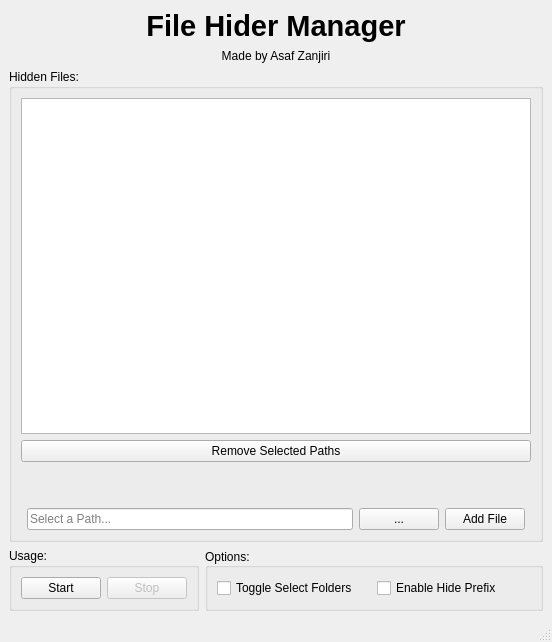
<?xml version="1.0" encoding="UTF-8"?>
<ui version="4.0">
 <class>MainWindow</class>
 <widget class="QMainWindow" name="MainWindow">
  <property name="geometry">
   <rect>
    <x>0</x>
    <y>0</y>
    <width>552</width>
    <height>642</height>
   </rect>
  </property>
  <property name="windowTitle">
   <string>MainWindow</string>
  </property>
  <widget class="QWidget" name="centralwidget">
   <layout class="QGridLayout" name="gridLayout_4">
    <item row="0" column="0">
     <layout class="QVBoxLayout" name="layoutLabels">
      <item>
       <widget class="QLabel" name="labelTitle">
        <property name="font">
         <font>
          <pointsize>22</pointsize>
          <italic>false</italic>
          <bold>true</bold>
         </font>
        </property>
        <property name="text">
         <string>File Hider Manager</string>
        </property>
        <property name="alignment">
         <set>Qt::AlignBottom|Qt::AlignHCenter</set>
        </property>
       </widget>
      </item>
      <item>
       <widget class="QLabel" name="labelCredits">
        <property name="text">
         <string>Made by Asaf Zanjiri</string>
        </property>
        <property name="alignment">
         <set>Qt::AlignHCenter|Qt::AlignTop</set>
        </property>
       </widget>
      </item>
     </layout>
    </item>
    <item row="1" column="0">
     <widget class="QGroupBox" name="groupBoxAddFiles">
      <property name="title">
       <string>Hidden Files:</string>
      </property>
      <layout class="QGridLayout" name="gridLayout_3">
       <item row="0" column="0" colspan="3">
        <widget class="QListWidget" name="listPaths">
         <property name="selectionMode">
          <enum>QAbstractItemView::ExtendedSelection</enum>
         </property>
        </widget>
       </item>
       <item row="2" column="1">
        <spacer name="verticalSpacer_2">
         <property name="orientation">
          <enum>Qt::Vertical</enum>
         </property>
         <property name="sizeType">
          <enum>QSizePolicy::Minimum</enum>
         </property>
         <property name="sizeHint" stdset="0">
          <size>
           <width>20</width>
           <height>40</height>
          </size>
         </property>
        </spacer>
       </item>
       <item row="1" column="0" colspan="3">
        <widget class="QPushButton" name="btnRemoveFile">
         <property name="text">
          <string>Remove Selected Paths</string>
         </property>
        </widget>
       </item>
       <item row="3" column="1">
        <layout class="QHBoxLayout" name="layoutAddFiles">
         <item>
          <widget class="QLineEdit" name="inputPath">
           <property name="readOnly">
            <bool>true</bool>
           </property>
           <property name="placeholderText">
            <string>Select a Path...</string>
           </property>
          </widget>
         </item>
         <item>
          <widget class="QPushButton" name="btnBrowseFiles">
           <property name="text">
            <string>...</string>
           </property>
          </widget>
         </item>
         <item>
          <widget class="QPushButton" name="btnAddFile">
           <property name="text">
            <string>Add File</string>
           </property>
          </widget>
         </item>
        </layout>
       </item>
      </layout>
     </widget>
    </item>
    <item row="2" column="0">
     <layout class="QHBoxLayout" name="layoutOptions" stretch="1,3">
      <item>
       <widget class="QGroupBox" name="groupBoxUsage">
        <property name="title">
         <string>Usage:</string>
        </property>
        <layout class="QHBoxLayout" name="horizontalLayout_2">
         <item>
          <widget class="QPushButton" name="btnStart">
           <property name="text">
            <string>Start</string>
           </property>
          </widget>
         </item>
         <item>
          <widget class="QPushButton" name="btnStop">
           <property name="enabled">
            <bool>false</bool>
           </property>
           <property name="text">
            <string>Stop</string>
           </property>
          </widget>
         </item>
        </layout>
       </widget>
      </item>
      <item>
       <widget class="QGroupBox" name="groupBoxOptions">
        <property name="title">
         <string>Options:</string>
        </property>
        <property name="alignment">
         <set>Qt::AlignLeading|Qt::AlignLeft|Qt::AlignVCenter</set>
        </property>
        <layout class="QHBoxLayout" name="horizontalLayout_3">
         <item>
          <widget class="QCheckBox" name="checkBoxToggleSelectFolders">
           <property name="enabled">
            <bool>true</bool>
           </property>
           <property name="text">
            <string>Toggle Select Folders</string>
           </property>
           <property name="checkable">
            <bool>true</bool>
           </property>
          </widget>
         </item>
         <item>
          <widget class="QCheckBox" name="checkBoxEnableHidePrefix">
           <property name="sizePolicy">
            <sizepolicy hsizetype="Minimum" vsizetype="Fixed">
             <horstretch>0</horstretch>
             <verstretch>0</verstretch>
            </sizepolicy>
           </property>
           <property name="text">
            <string>Enable Hide Prefix</string>
           </property>
          </widget>
         </item>
        </layout>
       </widget>
      </item>
     </layout>
    </item>
   </layout>
  </widget>
  <widget class="QStatusBar" name="statusbar"/>
 </widget>
 <resources/>
 <connections/>
</ui>
